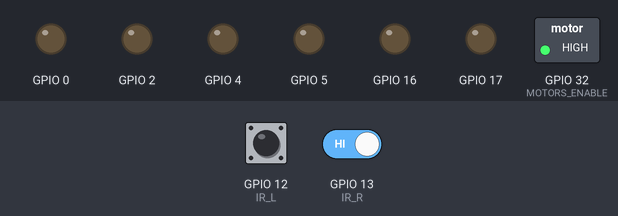
Bench run of a sketch on a simulated ESP32. On the bench: switched loads named in the sketch (green lamp = pin HIGH), output pins drawn as LEDs (lit = HIGH). Inputs (shaded band) come from the test bench; at power-on: GPIO 12 (IR_L) HIGH, GPIO 13 (IR_R) HIGH. What the sketch prints to the serial monitor is not drawn.

Above: at 2.2 s.
2.3 s: GPIO 12 (IR_L) driven LOW
At 3.2 s:
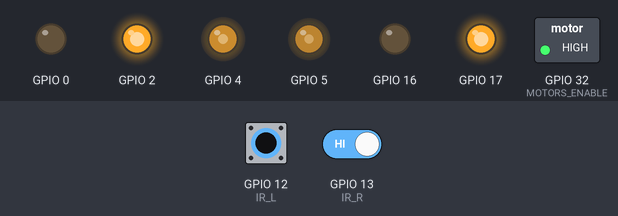
3.8 s: GPIO 13 (IR_R) driven LOW
At 4.4 s:
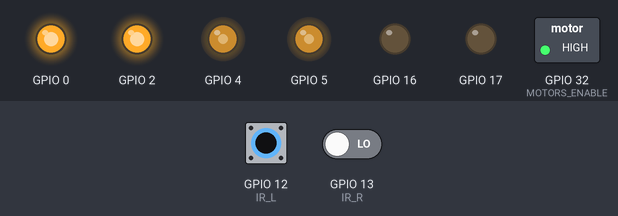
5.3 s: GPIO 12 (IR_L) driven HIGH
At 6.5 s:
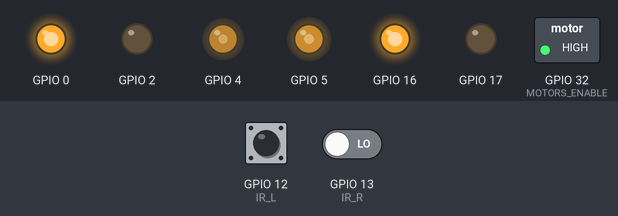
6.8 s: GPIO 13 (IR_R) driven HIGH
At 7.8 s:
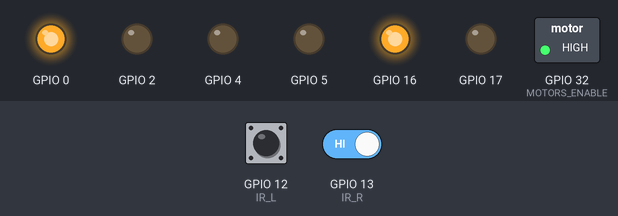
8.3 s: GPIO 12 (IR_L) pulsed LOW 2 times (0.12 s each, 0.3 s apart)
At 10.0 s:
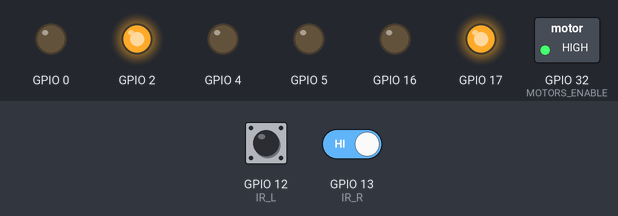
Timing chart, 0 to 11.4 s (numbered marks = the images above; inputs shaded):
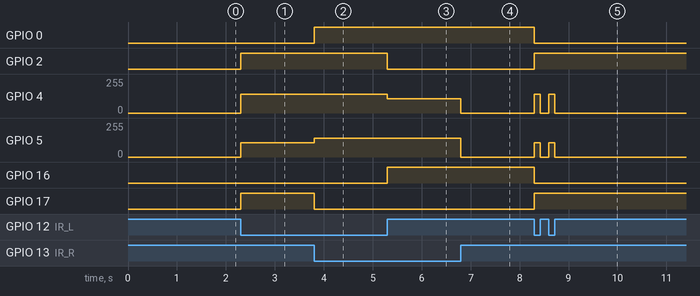

The sketch:

line-follower.ino
```cpp
#include <Arduino.h>

// Motor driver type (one must be uncommented only)
// #define L293DD
#define TB6612

// Pins configuration
#ifdef ARDUINO_ARCH_ESP32
// Pins configuration for ESP32
#define IR_L 12
#define IR_R 13

#if defined(TB6612)
#define MOTOR_L_PWM 4
#define MOTOR_L_PWM_CH 0
#define MOTOR_L_IN1 2
#define MOTOR_L_IN2 16

#define MOTOR_R_PWM 5
#define MOTOR_R_PWM_CH 2
#define MOTOR_R_IN1 0
#define MOTOR_R_IN2 17

#define MOTORS_ENABLE 32
#else
#error "Selected motor driver not supported on ESP32"
#endif

#define SPEED_MAX 140
#else
// Pins configuration for ESP8266
#define IR_L 14 // D5
#define IR_R 12 // D6

#if defined(L293DD)
#define MOTOR_L_PWM 5 // D1
#define MOTOR_L_DIR 0 // D3
#define MOTOR_R_PWM 4 // D2
#define MOTOR_R_DIR 2 // D4
#else
#error "Selected motor driver not supported on ESP8266"
#endif

#define SPEED_MAX 1023
#endif

class MotorL293DD {
  public:
    MotorL293DD(uint8_t, uint8_t);
    MotorL293DD(uint8_t, uint8_t, bool);
    void forward(uint16_t);
    void reverse(uint16_t);
    void stop();
  protected:
    void set_speed(uint16_t);
    uint8_t pwm_pin, dir_pin;
    bool inv;
};

MotorL293DD::MotorL293DD(uint8_t pwm_pin, uint8_t direction) {
  MotorL293DD(pwm_pin, direction, 0);
}

MotorL293DD::MotorL293DD(uint8_t pwm_pin, uint8_t direction, bool inverse) {
  pwm_pin = pwm_pin;
  dir_pin = direction;
  inv = inverse;
  pinMode(pwm_pin, OUTPUT);
  pinMode(dir_pin, OUTPUT);
  this->stop();
}

void MotorL293DD::set_speed(uint16_t speed) {
  analogWrite(pwm_pin, speed > 1023 ? 1023 : speed);
}

void MotorL293DD::forward(uint16_t speed) {
  digitalWrite(dir_pin, inv ? HIGH : LOW);
  this->set_speed(speed);
}

void MotorL293DD::reverse(uint16_t speed) {
  digitalWrite(dir_pin, inv ? LOW : HIGH);
  this->set_speed(speed);
}

void MotorL293DD::stop() {
  this->set_speed(0);
}

class MotorTB6612 {
  public:
    MotorTB6612(uint8_t, uint8_t, uint8_t, uint8_t);
    MotorTB6612(uint8_t, uint8_t, uint8_t, uint8_t, bool);
    void forward(uint16_t);
    void reverse(uint16_t);
    void stop();
  protected:
    void set_speed(uint16_t);
    uint8_t pwm_pin, pwm_ch, in1_pin, in2_pin;
    bool inv;
};

MotorTB6612::MotorTB6612(uint8_t in_pwm, uint8_t in_pwm_ch, uint8_t in1, uint8_t in2) {
  MotorTB6612(pwm_pin, pwm_ch, in1, in2, 0);
}

MotorTB6612::MotorTB6612(uint8_t in_pwm, uint8_t in_pwm_ch, uint8_t in1, uint8_t in2, bool inverse) {
  pwm_pin = in_pwm;
  pwm_ch = in_pwm_ch;
  in1_pin = in1;
  in2_pin = in2;
  inv = inverse;
  pinMode(in1_pin, OUTPUT);
  pinMode(in2_pin, OUTPUT);
#ifdef ARDUINO_ARCH_ESP32
  ledcSetup(pwm_ch, 5000, 8);
  ledcAttachPin(pwm_pin, pwm_ch);
#endif
  this->stop();
}

void MotorTB6612::set_speed(uint16_t speed) {
#ifdef ARDUINO_ARCH_ESP32
  ledcWrite(pwm_ch, speed > 255 ? 255 : speed);
#else
  analogWrite(pwm_pin, speed > 255 ? 255 : speed);
#endif
}

void MotorTB6612::forward(uint16_t speed) {
  digitalWrite(in1_pin, inv ? HIGH : LOW);
  digitalWrite(in2_pin, inv ? LOW : HIGH);
  this->set_speed(speed);
}

void MotorTB6612::reverse(uint16_t speed) {
  digitalWrite(in1_pin, inv ? LOW : HIGH);
  digitalWrite(in2_pin, inv ? HIGH : LOW);
  this->set_speed(speed);
}

void MotorTB6612::stop() {
  this->set_speed(0);
}

#if defined(L293DD)
MotorL293DD left(MOTOR_L_PWM, MOTOR_L_DIR, false);
MotorL293DD right(MOTOR_R_PWM, MOTOR_R_DIR, true);
#elif defined(TB6612)
MotorTB6612 left(MOTOR_L_PWM, MOTOR_L_PWM_CH, MOTOR_L_IN1, MOTOR_L_IN2, true);
MotorTB6612 right(MOTOR_R_PWM, MOTOR_R_PWM_CH, MOTOR_R_IN1, MOTOR_R_IN2, true);
#else
#error "Selected motor driver not supported"
#endif

void setup() {
  Serial.begin(115200);

  pinMode(IR_L, INPUT);
  pinMode(IR_R, INPUT);

  delay(1000);

  Serial.println("Started");

#ifdef MOTORS_ENABLE
  pinMode(MOTORS_ENABLE, OUTPUT);
  digitalWrite(MOTORS_ENABLE, HIGH);
#endif
}

void loop() {
  uint16_t ir_l = digitalRead(IR_L);
  uint16_t ir_r = digitalRead(IR_R);

  if ((ir_l == LOW) && (ir_r == LOW)) {
    // both sensors are on white
    left.forward(SPEED_MAX);
    right.forward(SPEED_MAX);

  } else if ((ir_l == HIGH) && (ir_r == HIGH)) {
    // both sensors are on black, stop
    left.stop();
    right.stop();

  } else if (ir_l == LOW) {
    // left sensor is on white, right is on the line
    left.forward(SPEED_MAX);
    right.reverse(SPEED_MAX/1.3);

  } else if (ir_r == LOW) {
    // right sensor is on white, left is on the line
    left.reverse(SPEED_MAX/1.3);
    right.forward(SPEED_MAX);
  }
}
```

Measured:
- after the input at 2.3 s, GPIO 2, GPIO 17: LOW → HIGH at once; GPIO 4: 0/255 → 139/255 at once; GPIO 5: 0/255 → 107/255 at once
- after the input at 3.8 s, GPIO 0: LOW → HIGH at once; GPIO 5: 107/255 → 139/255 at once; GPIO 17: HIGH → LOW at once
- after the input at 5.3 s, GPIO 2: HIGH → LOW at once; GPIO 4: 139/255 → 107/255 at once; GPIO 16: LOW → HIGH at once
- after the input at 6.8 s, GPIO 4: 107/255 → 0/255 at once; GPIO 5: 139/255 → 0/255 at once
- after the input at 8.3 s, GPIO 0, GPIO 16: HIGH → LOW at once; GPIO 2, GPIO 17: LOW → HIGH at once; GPIO 4: alternates 139/255 for 0.12 s and 0/255 for 0.18 s, 4 changes in all, then stays 0/255, starting at once; GPIO 5: alternates 107/255 for 0.12 s and 0/255 for 0.18 s, 4 changes in all, then stays 0/255, starting at once
